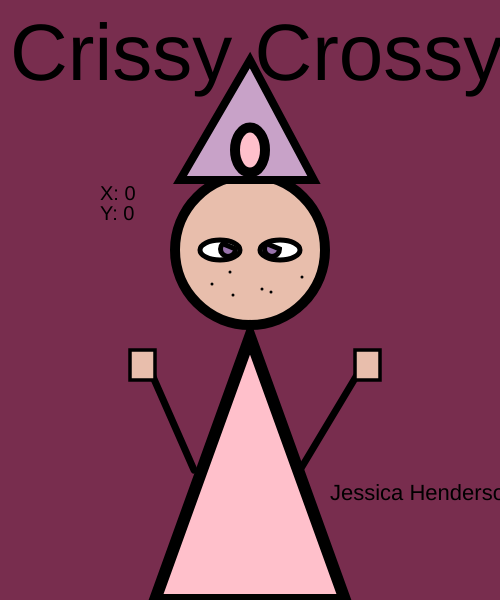
Frame 1 (no input)
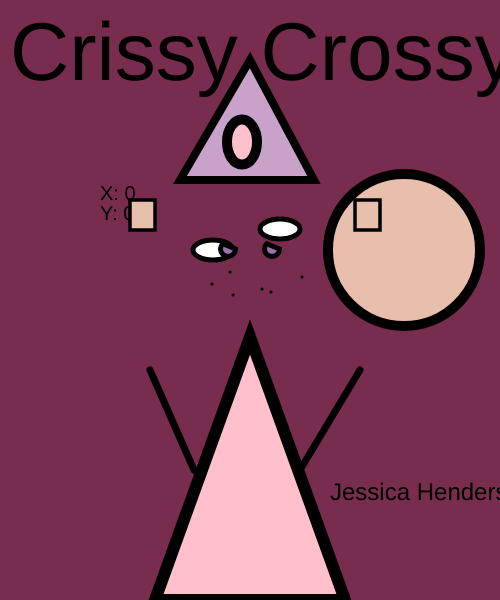
Frame 60 (no input)
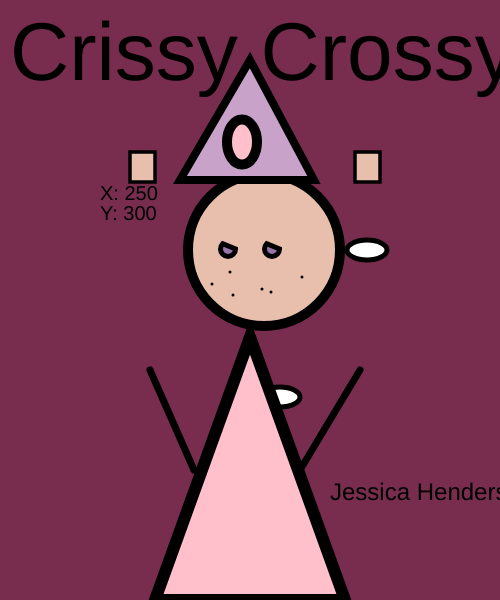
Frame 120 (the mouse pressed at the canvas centre since frame 60)

The p5.js sketch that drew these frames (run headless with seeded random() and noise() and a simulated clock; from frame 60 on, the mouse is pressed at the canvas centre):

// p5.js sketch
// ── sketch.js
x = 100
y=100
// Eyes
var eyeX = 220
var eyeY = 250
var eyeDirection = 8

var eyeX1 = 280
var eyeY1 = 250 
var eyeDirection1 = 4

// Head
var headX = 250;
var headY = 250;
var headDirection = 1;

// Hands
var bodyX = 200;
var bodyY = 350;
var bodyDirection = 3;

// Jewel 
var jewelX = 250
var jewelY = 150 
var jewelDirection = 1

var size = 22;
var count = 0;
var sizeDirection = 2;

var size1 = 80;
var count2 = 0;
var titleDirection = 2;

var headSize = 150;
var count1 = 0;
var headDirection1 = 2;

var xlocation = 300;
var ylocation = 500;

function setup()
{
    createCanvas(500, 600);
    eyeDirection = floor(random(0,10));
    eyeDirection1 = floor(random(0,20));
    headDirection = floor(random(0,20));
    bodyDirection = floor(random(0,20));
    jewelDirection = floor(random(0,11));
    headDirection1 = floor(random(0,10));
}

function draw()
{
    background(120,45,78);
    textSize(size1)
    text("Crissy Crossy", 10,80);
    size1+= titleDirection;
    count2++;
    if(count2 > 5)
    {
        titleDirection *=-1;
        count2 = 0;
    }
    textSize(20);
    text("X: " + mouseX,100,200 );
    text("Y: " + mouseY,100,220 );
    // head
    strokeWeight(10)
    fill("#E8BEAC");
    circle(headX,headY,headSize);
    headX+=headDirection;
    if(headX >= 418 || headX <= 82)
    {
        headDirection *= -1;
    }
    headSize+= headDirection1;
    count1++;
    if(count1 > 5)
    {
        headDirection1 *=-1;
        count1 = 0;
    }
   
    // eyes
    strokeWeight(5);
    fill(300)
    ellipse(eyeX,eyeY,40,20)
    fill(152,115,172);
    arc(228, 249, 15, 15, 0, PI + QUARTER_PI, CHORD);
    eyeX+=eyeDirection;
    if(eyeX >= 418 || eyeX <= 82)
    {
        eyeDirection *= -1;
    }
   
    strokeWeight(5);
    fill(300);
    ellipse(eyeX1,eyeY1,40,20);
    fill(152,115,172);
    arc(272, 249, 15, 15, 0, PI + QUARTER_PI, CHORD);
    eyeY1+=eyeDirection;
    if(eyeY >= 418 || eyeY1 <= 82)
    {
        eyeDirection *= -1;
    }


// neck thing

    strokeWeight(12);
    fill("pink");
    triangle(250,337,155,600,345,600)
    
// hat
fill("#C8A2C8")
strokeWeight(8)
triangle(180,180,250,60,314,180)

    // jewel
    strokeWeight(10);
    fill("pink");
    ellipse(jewelX, jewelY, 30, 45);
    jewelX+=jewelDirection;
    jewelY+=jewelDirection;
    if(jewelX>= 418 || jewelX <= 82)
    {
        jewelDirection *= -1;
    }
    if(jewelY>= 418 || jewelY <= 82)
    {
        jewelDirection *= -1;
    }


    // arms & hands
    strokeWeight(7);
    line(194,470,150,370);
    line(300,470,360,370);

    strokeWeight(3.5);
    fill("#E8BEAC");
    rect(130,bodyY,25,30);

    rect(355,bodyY,25,30);
    bodyY += bodyDirection;
    if(bodyY <= 0 || bodyY >= 450 )
    {
        bodyDirection *= -1;
    }

    // freckles
    strokeWeight(3);
    fill("purple");
    point(212, 284);
    point(233, 295);
    point(230, 272);
    point(261, 2270);
    point(262, 289);
    point(271, 292);
    point(302, 277);
    
    // hair
  //  line(130,175,175,50);
  //  line(325,50,360,175);
    // body
 //   fill(10, 24, 120);
 //   rect(200,185,100,150);
    
    // decoration
 //   fill(255);
 //   triangle(220,320,250,220,280,320)
    // right arm
 //   fill(10, 24, 120);
//    rect(300,195,50,10);
    // left arm
    // rect(150,195,50,10);
    // left leg
    // rect(200,335,10,50);
    // right leg
    // rect(290,335,10,50);
    
    fill("black");
    textSize(size);
    size+= sizeDirection;
    count++;
    if(count > 5)
    {
        sizeDirection *=-1;
        count = 0;
    }
    text("Jessica Henderson",330,500 );
    // for (let i = 0; i < 900; i++) {
    //    xlocation = xlocation + 300;
    //   ylocation = ylocation + 300;
    //    xlocation = xlocation - 300;
      //  ylocation = ylocation - 300;
    
      }



// ── SelfPortrait.html
<html>
    <head>
        <title>Self Portrait</title>
        <script src="p5.js"></script>
        <script src="sketch.js"></script>
    </head>
    <body>

    </body>
</html>
